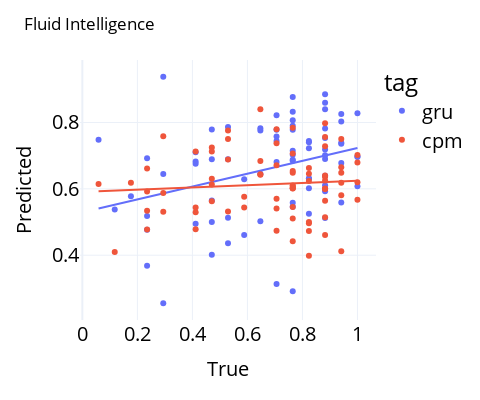
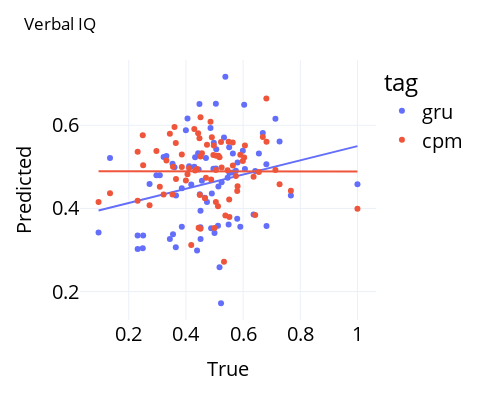
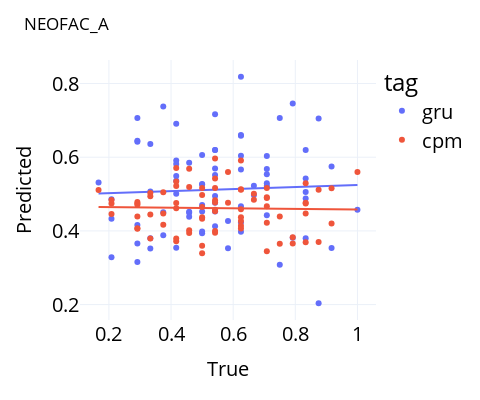
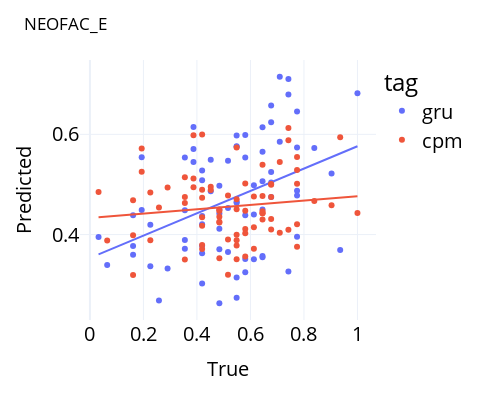

The cell these charts' notebook holds for them, in order:
### Code cell
for bhv in select_bhv:
    plot_y, plot_y_hat = [], []
    plot_tag = []
    for model in models:
        plot_y += list(save_y[model][bhv])
        plot_y_hat += list(save_y_hat[model][bhv])
        k_sub = len(save_y[model][bhv])
        plot_tag += [model]*k_sub

    # df for px
    df = pd.DataFrame(
        {'true': plot_y, 'predicted': plot_y_hat,
         'tag': plot_tag})
    fig = px.scatter(df, x='true', y='predicted', 
                     color='tag', trendline='ols')
    fig.update_layout(height=400, width=480,
                      title_text=pretty_bhv[bhv],
                      font_color='black',
                      legend_font_size=20)
    fig.update_xaxes(dtick=0.2, tickfont=dict(size=20),
                     title=dict(text='True',
                                font_size=20))
    fig.update_yaxes(dtick=0.2, tickfont=dict(size=20),
                     title=dict(text='Predicted',
                                font_size=20))
    fig.show()
